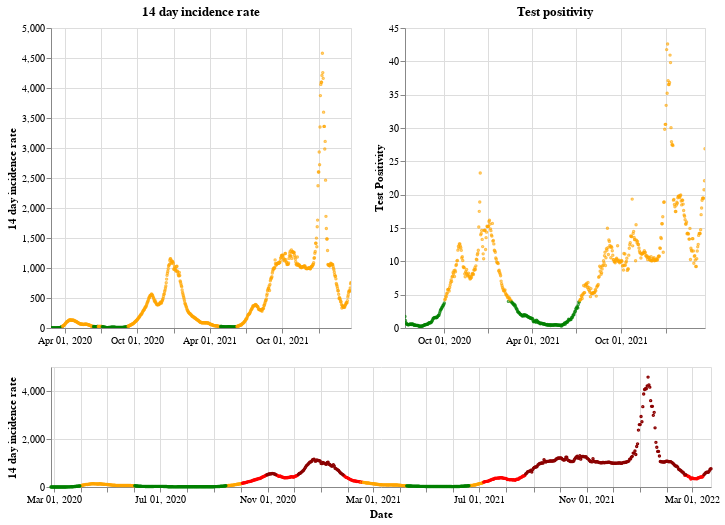

Here is the notebook cell this chart was saved with:
### Markdown cell above
## Wales

### Code cell
plot_traffic_light('Wales')

### Figure 1 — Vega-Lite specification as saved in the notebook (floating-point values rounded to 4 significant figures; data arrays with more than 128 entries replaced by an {"elided": "..."} marker saying what was removed)
{"config": {"view": {"continuousWidth": 400, "continuousHeight": 300}}, "vconcat": [{"hconcat": [{"mark": {"type": "point", "size": 2}, "encoding": {"color": {"condition": {"value": "green", "test": "(datum.twoWeeklyCasesRate <= 25)"}, "value": "orange"}, "tooltip": [{"type": "nominal", "field": "areaName"}, {"type": "temporal", "field": "date"}, {"type": "quantitative", "field": "twoWeeklyCasesRate"}, {"type": "quantitative", "field": "testPositivity"}], "x": {"type": "temporal", "axis": {"title": ""}, "field": "date", "scale": {"domain": {"selection": "DateBrush"}}, "timeUnit": "yearmonthdate"}, "y": {"type": "quantitative", "axis": {"title": "14 day incidence rate"}, "field": "twoWeeklyCasesRate"}}, "title": "14 day incidence rate", "width": 300}, {"mark": {"type": "point", "size": 2}, "encoding": {"color": {"condition": {"value": "green", "test": "(datum.testPositivity <= 4)"}, "value": "orange"}, "tooltip": [{"type": "nominal", "field": "areaName"}, {"type": "temporal", "field": "date"}, {"type": "quantitative", "field": "twoWeeklyCasesRate"}, {"type": "quantitative", "field": "testPositivity"}], "x": {"type": "temporal", "axis": {"title": ""}, "field": "date", "scale": {"domain": {"selection": "DateBrush"}}, "timeUnit": "yearmonthdate"}, "y": {"type": "quantitative", "axis": {"title": "Test Positivity"}, "field": "testPositivity"}}, "title": "Test positivity", "width": 300}]}, {"layer": [{"mark": {"type": "point", "size": 2}, "encoding": {"color": {"condition": {"value": "orange", "test": "(((datum.testPositivity < 4) && (datum.twoWeeklyCasesRate >= 50)) && (datum.twoWeeklyCasesRate < 200))"}, "value": "red"}, "opacity": {"condition": {"value": 1, "test": "((datum.twoWeeklyCasesRate >= 50) && (datum.twoWeeklyCasesRate < 500))"}, "value": 0}, "tooltip": [{"type": "nominal", "field": "areaName"}, {"type": "temporal", "field": "date"}, {"type": "quantitative", "field": "twoWeeklyCasesRate"}, {"type": "quantitative", "field": "testPositivity"}], "x": {"type": "temporal", "axis": {"title": "Date"}, "field": "date", "timeUnit": "yearmonthdate"}, "y": {"type": "quantitative", "axis": {"title": "14 day incidence rate"}, "field": "twoWeeklyCasesRate"}}, "selection": {"DateBrush": {"type": "interval", "encodings": ["x"], "fields": ["Time"]}}}, {"mark": {"type": "point", "size": 2}, "encoding": {"color": {"value": "darkred"}, "opacity": {"condition": {"value": 1, "test": "(datum.twoWeeklyCasesRate >= 500)"}, "value": 0}, "tooltip": [{"type": "nominal", "field": "areaName"}, {"type": "temporal", "field": "date"}, {"type": "quantitative", "field": "twoWeeklyCasesRate"}, {"type": "quantitative", "field": "testPositivity"}], "x": {"type": "temporal", "axis": {"title": "Date"}, "field": "date", "timeUnit": "yearmonthdate"}, "y": {"type": "quantitative", "axis": {"title": "14 day incidence rate"}, "field": "twoWeeklyCasesRate"}}}, {"mark": {"type": "point", "size": 2}, "encoding": {"color": {"condition": {"value": "green", "test": "((datum.testPositivity < 4) && (datum.twoWeeklyCasesRate < 50))"}, "value": "orange"}, "opacity": {"condition": {"value": 1, "test": "(datum.twoWeeklyCasesRate < 50)"}, "value": 0}, "tooltip": [{"type": "nominal", "field": "areaName"}, {"type": "temporal", "field": "date"}, {"type": "quantitative", "field": "twoWeeklyCasesRate"}, {"type": "quantitative", "field": "testPositivity"}], "x": {"type": "temporal", "axis": {"title": "Date"}, "field": "date", "timeUnit": "yearmonthdate"}, "y": {"type": "quantitative", "axis": {"title": "14 day incidence rate"}, "field": "twoWeeklyCasesRate"}}}], "height": 120, "width": 660}], "data": {"name": "data-9d71557ab15e4d5a8ed58a028fc51a1f"}, "$schema": "https://vega.github.io/schema/vega-lite/v4.8.1.json", "datasets": {"data-9d71557ab15e4d5a8ed58a028fc51a1f": {"elided": "756 records"}}}
